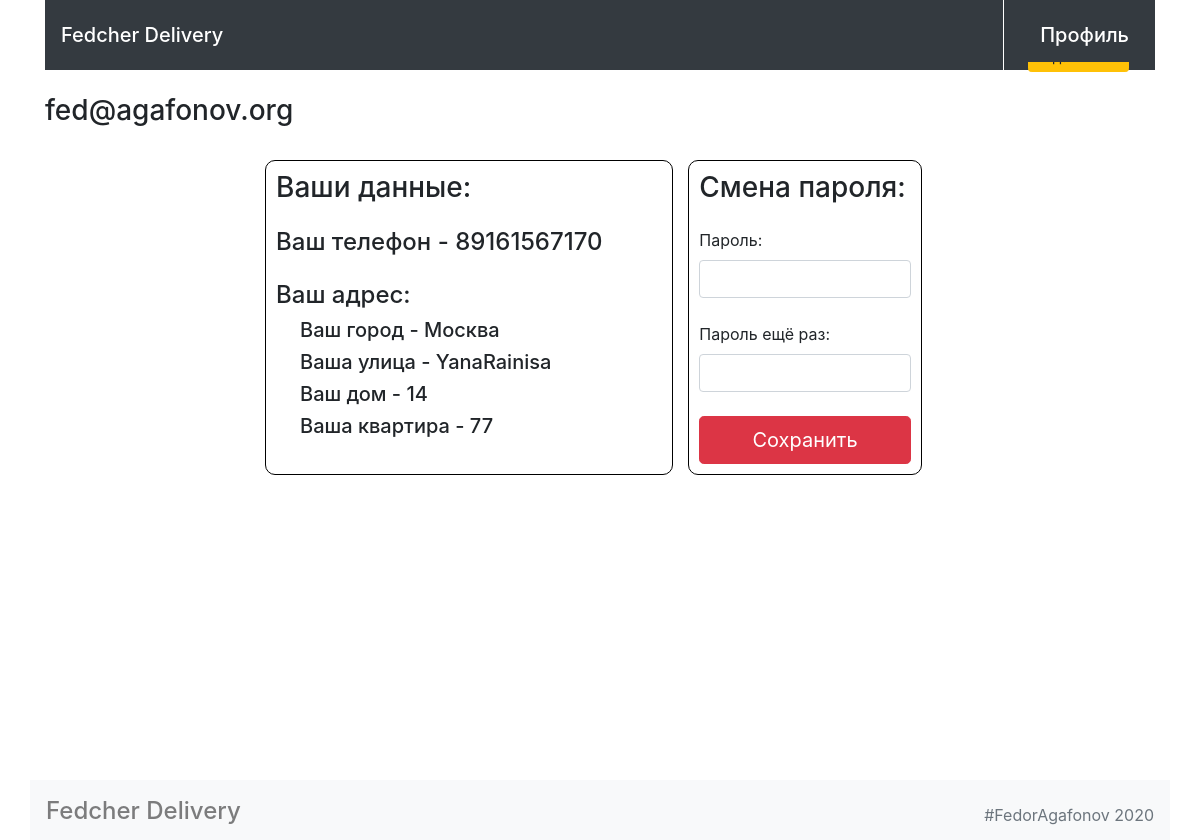
The app's page /profile/ (signed in) with its own data.
### models.py (models this page shows)
class User(db.Model):
    __tablename__ = 'users'
    id = db.Column(db.Integer, primary_key=True)
    mail = db.Column(db.String, nullable=False)
    password = db.Column(db.String, nullable=False)
    phone = db.Column(db.String, nullable=False)
    town = db.Column(db.String, nullable=False)
    street = db.Column(db.String, nullable=False)
    building = db.Column(db.String, nullable=False)
    flat = db.Column(db.Integer, nullable=False)
    order_details = db.relationship("OrderDetail")
    orders = db.relationship("Order")

### views.py (the view, shortened to what this page needs)
@app.route('/profile/', methods=["GET", "POST"])
def render_profile_page():
    form = ChangeForm()
    error_msg = ""
    user = db.session.query(User).filter(User.id == session.get('user_id')).first()
    login = session.get('is_auth')
    return render_template("profile.html", form=form, is_auth=login, user=user, error_msg=error_msg)

### forms.py
class ChangeForm(FlaskForm):
    password = PasswordField(
        "Пароль:",
        validators=[
            DataRequired(),
            Length(min=8, message="Пароль должен быть не менее 8 символов"),
            EqualTo('confirm_password', message="Пароли не одинаковые")
        ]
    )
    confirm_password = PasswordField("Пароль ещё раз:")

### templates/profile.html (shortened to what this page needs)
{% extends 'base.html' %}
{% block container %}
  <main class="container">
    <div class="mt-4">
      <h1 class="h3 mt-4">{{ user.mail }}</h1>
    </div>
    <div class="row">
      <div class="col-12">
          <div class="row truble mx-auto form-label-group mt-3">
              <div class="col-7 info">
                <h3>Ваши данные:</h3>
                <h4 class="mt-4">Ваш телефон - {{ user.phone }}</h4>
                <div class="">
                    <h4 class="mt-4">Ваш адрес:</h4>
                    <h5 class="ml-4">Ваш город - {{ user.town }}</h5>
                    <h5 class="ml-4">Ваша улица - {{ user.street }}</h5>
                    <h5 class="ml-4">Ваш дом - {{ user.building }}</h5>
                    <h5 class="ml-4">Ваша квартира - {{ user.flat }}</h5>
                </div>
              </div>
              <div class="col-4 info">
                <form class="form-signin" method="POST" action="{{ url_for('render_profile_page') }}">
                    <h3>Смена пароля:</h3>
                    <div class="mt-4">
                        {{ form.password.label }}
                        {{ form.password(class_="form-control") }}
                    </div>
                    <div class="mt-4">
                        {{ form.confirm_password.label }}
                        {{ form.confirm_password(class_="form-control") }}
                    </div>
                    <button class="btn btn-lg btn-danger btn-block mt-4" type="submit">Сохранить</button>
                </form>
              </div>
          </div>
      </div>
    </div>
  </main>
{% endblock %}

### static/css/main.css (style rules this page uses)
body { padding: 0; margin: 0; }
.info { padding: 10px; margin-left: 15px; border: 1px solid black; border-radius: 10px; }
.truble { max-width: 700px; }

### templates/base.html (style rules this page uses)
html { position: relative; min-height: 100%; }
body { margin-bottom: 60px; }

### records on screen
User: mail "fed@agafonov.org", phone "89161567170", town "Москва", street "YanaRainisa", building "14", flat "77"
